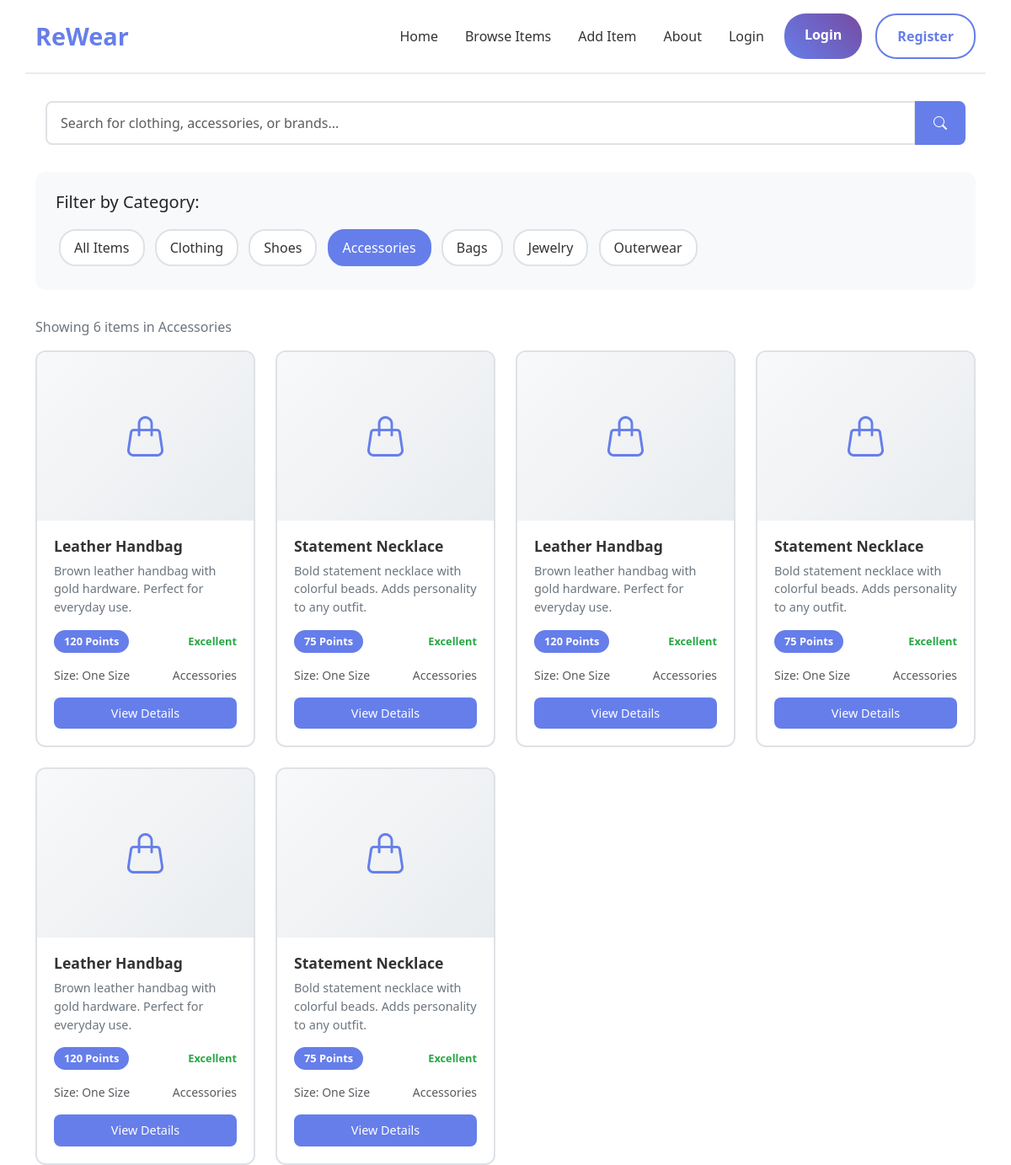
/item_details?category=accessories&search=, run on the app's committed database.
### app/models.py (models this page shows)
class Item(db.Model):
    id = db.Column(db.Integer, primary_key=True)
    title = db.Column(db.String(100), nullable=False)
    description = db.Column(db.Text, nullable=False)
    category = db.Column(db.String(50), nullable=False)
    type = db.Column(db.String(50), nullable=False)
    size = db.Column(db.String(20), nullable=False)
    condition = db.Column(db.String(20), nullable=False)
    tags = db.Column(db.String(200))
    image_filename = db.Column(db.String(100))
    points_value = db.Column(db.Integer, default=10)
    is_available = db.Column(db.Boolean, default=True)
    is_approved = db.Column(db.Boolean, default=False)
    created_at = db.Column(db.DateTime, default=datetime.utcnow)
    user_id = db.Column(db.Integer, db.ForeignKey('user.id'), nullable=False)
    swap_requests = db.relationship('SwapRequest', foreign_keys='SwapRequest.item_id', backref='item', lazy=True)

### app/routes/main_routes.py (the view, shortened to what this page needs)
@main.route('/item_details')
def item_details():
    category = request.args.get('category', '')
    search = request.args.get('search', '')
    selected_item_id = request.args.get('item', '')
    query = Item.query.filter_by(is_available=True, is_approved=True)
    if category:
        query = query.filter_by(category=category)
    if search:
        query = query.filter(Item.title.contains(search) | Item.description.contains(search))
    items = query.all()
    selected_item = None
    similar_items = []
    return render_template('item_details.html',
                         items=items,
                         category=category,
                         search=search,
                         selected_item=selected_item,
                         similar_items=similar_items,
                         get_category_icon=get_category_icon)

### app/routes/main_routes.py (called while the page is built)
def get_category_icon(category):
    mapping = {
        'clothing': 'tshirt',
        'shoes': 'shoe-sole',
        'accessories': 'handbag',
        'bags': 'handbag',
        'jewelry': 'gem',
        'outerwear': 'cloud-drizzle',
        'casual': 'tshirt',
        'formal': 'person-lines-fill',
        'default': 'box'
    }
    return mapping.get(category, 'box')

### app/templates/item_details.html (shortened to what this page needs)
<!DOCTYPE html>
<html lang="en">
<head>
    <link href="https://cdnjs.cloudflare.com/ajax/libs/bootstrap/5.3.0/css/bootstrap.min.css" rel="stylesheet">
    <link href="https://cdnjs.cloudflare.com/ajax/libs/bootstrap-icons/1.10.0/font/bootstrap-icons.min.css" rel="stylesheet">
</head>
<body>
    <div class="container-fluid main-container">
        <div class="container">
            <div class="row header align-items-center">
                <div class="col">
                    <a href="{{ url_for('main.index') }}" class="logo">ReWear</a>
                </div>
                <div class="col-auto">
                    <ul class="nav-links">
                        <li><a href="{{ url_for('main.index') }}">Home</a></li>
                        <li><a href="{{ url_for('main.item_details') }}">Browse Items</a></li>
                        {% if current_user.is_authenticated %}
                            <li><a href="{{ url_for('items.add_item') }}">Add Item</a></li>
                        {% else %}
                            <li><a href="{{ url_for('auth.login') }}" onclick="alert('Please login to add items!')">Add Item</a></li>
                        {% endif %}
                        <li><a href="{{ url_for('main.about') }}">About</a></li>
                        {% if current_user.is_authenticated %}
                            <li><a href="{{ url_for('main.dashboard') }}">Dashboard</a></li>
                            <li><a href="{{ url_for('auth.logout') }}">Logout</a></li>
                        {% else %}
                            <li><a href="{{ url_for('auth.login') }}">Login</a></li>
                        {% endif %}
                    </ul>
                </div>
                <div class="col-auto">
                    <div class="auth-buttons">
                        {% if current_user.is_authenticated %}
                            <a href="{{ url_for('main.dashboard') }}" class="btn btn-primary">Dashboard</a>
                            <a href="{{ url_for('auth.logout') }}" class="btn btn-secondary">Logout</a>
                        {% else %}
                            <a href="{{ url_for('auth.login') }}" class="btn btn-primary">Login</a>
                            <a href="{{ url_for('auth.login') }}" class="btn btn-secondary">Register</a>
                        {% endif %}
                    </div>
                </div>
            </div>
            <div class="row search-container">
                <div class="col">
                    <form method="GET" action="{{ url_for('main.item_details') }}">
                        <div class="input-group">
                            <input type="text" class="form-control search-input" name="search" placeholder="Search for clothing, accessories, or brands..." value="{{ search }}">
                            <button class="btn search-btn" type="submit">
                                <i class="bi bi-search"></i>
                            </button>
                        </div>
                    </form>
                </div>
            </div>
            <div class="row">
                <div class="col-12">
                    <div class="filters-container">
                        <h5 class="mb-3">Filter by Category:</h5>
                        <a href="{{ url_for('main.item_details', search=search) }}" class="filter-btn {% if not category %}active{% endif %}">All Items</a>
                        <a href="{{ url_for('main.item_details', category='clothing', search=search) }}" class="filter-btn {% if category == 'clothing' %}active{% endif %}">Clothing</a>
                        <a href="{{ url_for('main.item_details', category='shoes', search=search) }}" class="filter-btn {% if category == 'shoes' %}active{% endif %}">Shoes</a>
                        <a href="{{ url_for('main.item_details', category='accessories', search=search) }}" class="filter-btn {% if category == 'accessories' %}active{% endif %}">Accessories</a>
                        <a href="{{ url_for('main.item_details', category='bags', search=search) }}" class="filter-btn {% if category == 'bags' %}active{% endif %}">Bags</a>
                        <a href="{{ url_for('main.item_details', category='jewelry', search=search) }}" class="filter-btn {% if category == 'jewelry' %}active{% endif %}">Jewelry</a>
                        <a href="{{ url_for('main.item_details', category='outerwear', search=search) }}" class="filter-btn {% if category == 'outerwear' %}active{% endif %}">Outerwear</a>
                    </div>
                </div>
            </div>
            <div class="row">
                <div class="col-12">
                    <div class="results-info">
                        {% if search or category %}
                            Showing {{ items|length }} item{% if items|length != 1 %}s{% endif %}
                            {% if category %}in {{ category.title() }}{% endif %}
                        {% else %}
                            Showing all {{ items|length }} available items
                        {% endif %}
                    </div>
                </div>
            </div>
            <div class="row g-4">
                {% if items %}
                    {% for item in items %}
                    <div class="col-xl-3 col-lg-4 col-md-6">
                        <div class="product-card" data-item-id="{{ item.id }}" onclick="viewItem(this.dataset.itemId)">
                            <div class="product-image">
                                {% if item.image_filename %}
                                    <img src="{{ url_for('static', filename='uploads/' + item.image_filename) }}" alt="{{ item.title }}" style="width: 100%; height: 100%; object-fit: cover;">
                                {% else %}
                                    <i class="bi bi-{{ get_category_icon(item.category) }}" style="font-size: 3rem; color: #667eea;"></i>
                                {% endif %}
                            </div>
                            <div class="product-info">
                                <h3>{{ item.title or 'Untitled Item' }}</h3>
                                <p>{{ (item.description or '')[:100] }}{% if (item.description or '')|length > 100 %}...{% endif %}</p>
                                <div class="product-meta">
                                    <span class="points">{{ item.points_value or 0 }} Points</span>
                                    <span class="condition">{{ item.condition.replace('_', ' ').title() if item.condition else 'N/A' }}</span>
                                </div>
                                <div class="product-meta">
                                    <small class="text-muted">Size: {{ item.size }}</small>
                                    <small class="text-muted">{{ item.category.title() }}</small>
                                </div>
                                <button class="btn btn-product">View Details</button>
                            </div>
                        </div>
                    </div>
                    {% endfor %}
                {% endif %}
            </div>
        </div>
    </div>
</body>
</html>

### app/templates/item_details.html (style rules this page uses)
body { background: linear-gradient(135deg, #667eea 0%, #764ba2 100%); min-height: 100vh; font-family: 'Segoe UI', Tahoma, Geneva, Verdana, sans-serif; }
.main-container { background: white; min-height: 100vh; box-shadow: 0 0 20px rgba(0,0,0,0.1); }
.header { border-bottom: 2px solid #e9ecef; padding: 1rem 0; }
.logo { font-size: 1.8rem; font-weight: bold; color: #667eea; text-decoration: none; }
.nav-links { display: flex; list-style: none; gap: 2rem; margin: 0; padding: 0; }
.nav-links a { text-decoration: none; color: #333; font-weight: 500; transition: color 0.3s; }
.auth-buttons { display: flex; gap: 1rem; }
.btn { padding: 0.8rem 1.5rem; border: none; border-radius: 25px; font-weight: 600; cursor: pointer; transition: all 0.3s ease; text-decoration: none; display: inline-block; text-align: center; }
.btn-primary { background: linear-gradient(45deg, #667eea, #764ba2); color: white; }
.btn-secondary { background: transparent; color: #667eea; border: 2px solid #667eea; }
.search-container { margin: 2rem 0; }
.search-input { border: 2px solid #dee2e6; border-radius: 8px; padding: 12px 16px; font-size: 1rem; }
.search-btn { background: #667eea; border: 2px solid #667eea; color: white; border-radius: 8px; padding: 12px 20px; font-size: 1rem; transition: all 0.3s ease; }
.filters-container { background: #f8f9fa; border-radius: 12px; padding: 1.5rem; margin-bottom: 2rem; }
.filter-btn { background: white; border: 2px solid #dee2e6; color: #333; padding: 0.5rem 1rem; border-radius: 20px; margin: 0.25rem; transition: all 0.3s ease; text-decoration: none; display: inline-block; }
.filter-btn.active { background: #667eea; border-color: #667eea; color: white; }
.product-card { background: white; border: 2px solid #dee2e6; border-radius: 12px; overflow: hidden; transition: all 0.3s ease; cursor: pointer; height: 100%; }
.product-image { height: 200px; background: linear-gradient(135deg, #f8f9fa, #e9ecef); display: flex; align-items: center; justify-content: center; font-size: 1rem; color: #6c757d; font-weight: 500; }
.product-info { padding: 1.25rem; }
.product-info h3 { font-size: 1.1rem; margin-bottom: 0.5rem; color: #333; font-weight: 600; }
.product-info p { color: #6c757d; font-size: 0.9rem; margin-bottom: 1rem; }
.product-meta { display: flex; justify-content: space-between; align-items: center; margin-bottom: 1rem; }
.points { background: #667eea; color: white; padding: 0.25rem 0.75rem; border-radius: 15px; font-size: 0.8rem; font-weight: bold; }
.condition { color: #28a745; font-weight: 600; font-size: 0.8rem; }
.btn-product { background: #667eea; border: none; color: white; padding: 0.5rem 1rem; border-radius: 8px; width: 100%; font-size: 0.9rem; font-weight: 500; transition: background 0.3s; }
.results-info { color: #6c757d; margin-bottom: 1rem; }

### data on the page
Item: title "Leather Handbag", description "Brown leather handbag with gold hardware. Perfect for everyday use.", points_value "120", condition.replace "Excellent", size "One Size", category "Accessories"
Item: title "Statement Necklace", description "Bold statement necklace with colorful beads. Adds personality to any outfit.", points_value "75", condition.replace "Excellent", size "One Size", category "Accessories"
Item: title "Leather Handbag", description "Brown leather handbag with gold hardware. Perfect for everyday use.", points_value "120", condition.replace "Excellent", size "One Size", category "Accessories"
Item: title "Statement Necklace", description "Bold statement necklace with colorful beads. Adds personality to any outfit.", points_value "75", condition.replace "Excellent", size "One Size", category "Accessories"
Item: title "Leather Handbag", description "Brown leather handbag with gold hardware. Perfect for everyday use.", points_value "120", condition.replace "Excellent", size "One Size", category "Accessories"
Item: title "Statement Necklace", description "Bold statement necklace with colorful beads. Adds personality to any outfit.", points_value "75", condition.replace "Excellent", size "One Size", category "Accessories"

### other printed values
{{ items|length }} "6"
{{ category.title() }} "Accessories"
